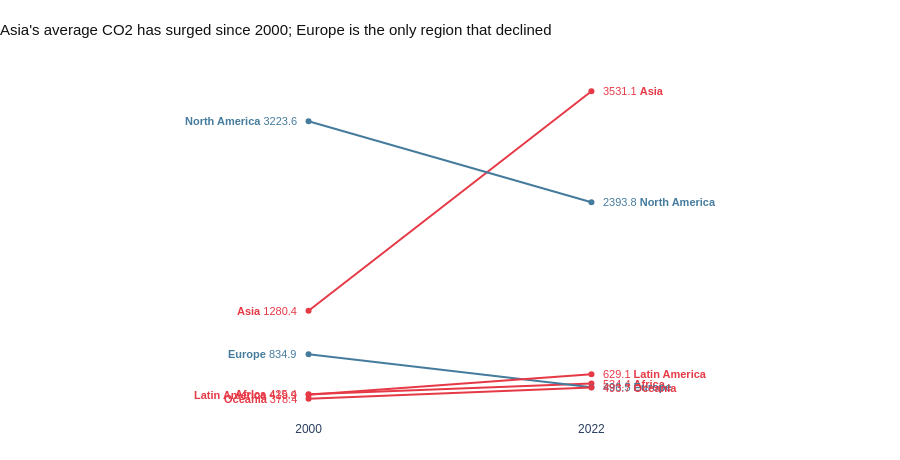

The notebook cell saved with this chart:
### Markdown cell above
---
## Task 2 — Slopegraph: Regional Change 2000 vs 2022

**What to build:** A slopegraph comparing **average regional CO2 emissions** between 2000 and 2022.

**Requirements:**
- One line per region (not per country — aggregate first)
- Colour: regions that increased = one colour; decreased = another
- Values labelled at both ends of each line
- No y-axis tick labels (the endpoint labels make them redundant)
- Insight title stating which regions moved most

> 💡 `df.groupby(['Region','Year'])['CO2_Mt'].mean().reset_index()` then filter to 2000 and 2022

### Code cell
COLOR_INCREASE = "#E63946"
COLOR_DECREASE = "#457B9D"
 
regional = (
    df.groupby(["Region", "Year"])["CO2_Mt"]
    .mean()
    .reset_index()
)
 
slope_df = regional[regional["Year"].isin([2000, 2022])].copy()
 
pivot = slope_df.pivot(index="Region", columns="Year", values="CO2_Mt").reset_index()
pivot.columns = ["Region", "y2000", "y2022"]
pivot["increased"] = pivot["y2022"] > pivot["y2000"]
 
fig = go.Figure()
 
for _, row in pivot.iterrows():
    color = COLOR_INCREASE if row["increased"] else COLOR_DECREASE
    region = row["Region"]
 
    fig.add_trace(
        go.Scatter(
            x=[2000, 2022],
            y=[row["y2000"], row["y2022"]],
            mode="lines+markers",
            line=dict(color=color, width=2),
            marker=dict(size=6, color=color),
            showlegend=False,
            hovertemplate=f"{region}<br>%{{x}}: %{{y:.1f}} Mt<extra></extra>",
        )
    )
 
    fig.add_annotation(
        x=2000,
        y=row["y2000"],
        text=f"<b>{region}</b> {row['y2000']:.1f}",
        showarrow=False,
        xanchor="right",
        xshift=-10,
        font=dict(size=11, color=color, family="Arial"),
    )
 
    fig.add_annotation(
        x=2022,
        y=row["y2022"],
        text=f"{row['y2022']:.1f} <b>{region}</b>",
        showarrow=False,
        xanchor="left",
        xshift=10,
        font=dict(size=11, color=color, family="Arial"),
    )
 
fig.update_layout(
    title=dict(
        text="Asia's average CO2 has surged since 2000; Europe is the only region that declined",
        x=0,
        xanchor="left",
        font=dict(size=15, family="Arial", color="#111111"),
    ),
    plot_bgcolor="white",
    paper_bgcolor="white",
    font=dict(family="Arial"),
    xaxis=dict(
        tickvals=[2000, 2022],
        ticktext=["2000", "2022"],
        showgrid=False,
        showline=False,
        range=[1990, 2032],
    ),
    yaxis=dict(
        showticklabels=False,
        showgrid=False,
        showline=False,
        zeroline=False,
    ),
    margin=dict(l=180, r=180, t=70, b=40),
    height=460,
)
 
fig.show()

### Figure 1 — Plotly figure (JSON) as saved in the notebook; plotly's stock layout.template omitted (floating-point values rounded to 4 significant figures)
{"data": [{"hovertemplate": "Africa<br>%{x}: %{y:.1f} Mt<extra></extra>", "line": {"color": "#E63946", "width": 2}, "marker": {"color": "#E63946", "size": 6}, "mode": "lines+markers", "showlegend": false, "type": "scatter", "x": [2000, 2022], "y": [425.4, 534.4]}, {"hovertemplate": "Asia<br>%{x}: %{y:.1f} Mt<extra></extra>", "line": {"color": "#E63946", "width": 2}, "marker": {"color": "#E63946", "size": 6}, "mode": "lines+markers", "showlegend": false, "type": "scatter", "x": [2000, 2022], "y": [1280.0, 3531.0]}, {"hovertemplate": "Europe<br>%{x}: %{y:.1f} Mt<extra></extra>", "line": {"color": "#457B9D", "width": 2}, "marker": {"color": "#457B9D", "size": 6}, "mode": "lines+markers", "showlegend": false, "type": "scatter", "x": [2000, 2022], "y": [834.9, 496.5]}, {"hovertemplate": "Latin America<br>%{x}: %{y:.1f} Mt<extra></extra>", "line": {"color": "#E63946", "width": 2}, "marker": {"color": "#E63946", "size": 6}, "mode": "lines+markers", "showlegend": false, "type": "scatter", "x": [2000, 2022], "y": [419.9, 629.1]}, {"hovertemplate": "North America<br>%{x}: %{y:.1f} Mt<extra></extra>", "line": {"color": "#457B9D", "width": 2}, "marker": {"color": "#457B9D", "size": 6}, "mode": "lines+markers", "showlegend": false, "type": "scatter", "x": [2000, 2022], "y": [3224.0, 2394.0]}, {"hovertemplate": "Oceania<br>%{x}: %{y:.1f} Mt<extra></extra>", "line": {"color": "#E63946", "width": 2}, "marker": {"color": "#E63946", "size": 6}, "mode": "lines+markers", "showlegend": false, "type": "scatter", "x": [2000, 2022], "y": [378.4, 493.7]}], "layout": {"annotations": [{"font": {"color": "#E63946", "family": "Arial", "size": 11}, "showarrow": false, "text": "<b>Africa</b> 425.4", "x": 2000, "xanchor": "right", "xshift": -10, "y": 425.4}, {"font": {"color": "#E63946", "family": "Arial", "size": 11}, "showarrow": false, "text": "534.4 <b>Africa</b>", "x": 2022, "xanchor": "left", "xshift": 10, "y": 534.4}, {"font": {"color": "#E63946", "family": "Arial", "size": 11}, "showarrow": false, "text": "<b>Asia</b> 1280.4", "x": 2000, "xanchor": "right", "xshift": -10, "y": 1280.0}, {"font": {"color": "#E63946", "family": "Arial", "size": 11}, "showarrow": false, "text": "3531.1 <b>Asia</b>", "x": 2022, "xanchor": "left", "xshift": 10, "y": 3531.0}, {"font": {"color": "#457B9D", "family": "Arial", "size": 11}, "showarrow": false, "text": "<b>Europe</b> 834.9", "x": 2000, "xanchor": "right", "xshift": -10, "y": 834.9}, {"font": {"color": "#457B9D", "family": "Arial", "size": 11}, "showarrow": false, "text": "496.5 <b>Europe</b>", "x": 2022, "xanchor": "left", "xshift": 10, "y": 496.5}, {"font": {"color": "#E63946", "family": "Arial", "size": 11}, "showarrow": false, "text": "<b>Latin America</b> 419.9", "x": 2000, "xanchor": "right", "xshift": -10, "y": 419.9}, {"font": {"color": "#E63946", "family": "Arial", "size": 11}, "showarrow": false, "text": "629.1 <b>Latin America</b>", "x": 2022, "xanchor": "left", "xshift": 10, "y": 629.1}, {"font": {"color": "#457B9D", "family": "Arial", "size": 11}, "showarrow": false, "text": "<b>North America</b> 3223.6", "x": 2000, "xanchor": "right", "xshift": -10, "y": 3224.0}, {"font": {"color": "#457B9D", "family": "Arial", "size": 11}, "showarrow": false, "text": "2393.8 <b>North America</b>", "x": 2022, "xanchor": "left", "xshift": 10, "y": 2394.0}, {"font": {"color": "#E63946", "family": "Arial", "size": 11}, "showarrow": false, "text": "<b>Oceania</b> 378.4", "x": 2000, "xanchor": "right", "xshift": -10, "y": 378.4}, {"font": {"color": "#E63946", "family": "Arial", "size": 11}, "showarrow": false, "text": "493.7 <b>Oceania</b>", "x": 2022, "xanchor": "left", "xshift": 10, "y": 493.7}], "font": {"family": "Arial"}, "height": 460, "margin": {"b": 40, "l": 180, "r": 180, "t": 70}, "paper_bgcolor": "white", "plot_bgcolor": "white", "title": {"font": {"color": "#111111", "family": "Arial", "size": 15}, "text": "Asia's average CO2 has surged since 2000; Europe is the only region that declined", "x": 0, "xanchor": "left"}, "xaxis": {"range": [1990, 2032], "showgrid": false, "showline": false, "ticktext": ["2000", "2022"], "tickvals": [2000, 2022]}, "yaxis": {"showgrid": false, "showline": false, "showticklabels": false, "zeroline": false}}}
